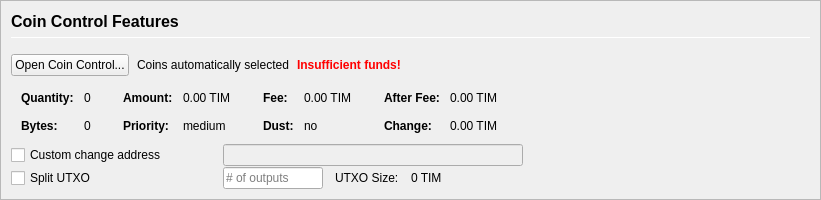
         <widget class="QFrame" name="frameCoinControl">
          <property name="sizePolicy">
           <sizepolicy hsizetype="Expanding" vsizetype="Expanding">
            <horstretch>0</horstretch>
            <verstretch>0</verstretch>
           </sizepolicy>
          </property>
          <property name="maximumSize">
           <size>
            <width>16777215</width>
            <height>16777215</height>
           </size>
          </property>
          <property name="frameShape">
           <enum>QFrame::StyledPanel</enum>
          </property>
          <property name="frameShadow">
           <enum>QFrame::Sunken</enum>
          </property>
          <layout class="QVBoxLayout" name="verticalLayoutCoinControl2">
           <property name="spacing">
            <number>0</number>
           </property>
           <property name="leftMargin">
            <number>0</number>
           </property>
           <property name="topMargin">
            <number>0</number>
           </property>
           <property name="rightMargin">
            <number>0</number>
           </property>
           <property name="bottomMargin">
            <number>0</number>
           </property>
           <item>
            <widget class="QFrame" name="frameCoinControl_BG">
             <layout class="QVBoxLayout" name="verticalLayoutCoinControl" stretch="0,0,0,0,0,0">
              <property name="spacing">
               <number>1</number>
              </property>
              <property name="leftMargin">
               <number>10</number>
              </property>
              <property name="topMargin">
               <number>10</number>
              </property>
              <item>
               <layout class="QHBoxLayout" name="horizontalLayoutCoinControl1">
                <property name="bottomMargin">
                 <number>15</number>
                </property>
                <item>
                 <layout class="QVBoxLayout" name="verticalLayout_3">
                  <property name="spacing">
                   <number>6</number>
                  </property>
                  <item>
                   <widget class="QLabel" name="labelCoinControlFeatures">
                    <property name="sizePolicy">
                     <sizepolicy hsizetype="Preferred" vsizetype="Maximum">
                      <horstretch>0</horstretch>
                      <verstretch>0</verstretch>
                     </sizepolicy>
                    </property>
                    <property name="minimumSize">
                     <size>
                      <width>0</width>
                      <height>20</height>
                     </size>
                    </property>
                    <property name="font">
                     <font>
                      <pointsize>12</pointsize>
                      <weight>75</weight>
                      <bold>true</bold>
                     </font>
                    </property>
                    <property name="styleSheet">
                     <string notr="true">font-weight:bold;</string>
                    </property>
                    <property name="text">
                     <string>Coin Control Features</string>
                    </property>
                   </widget>
                  </item>
                  <item>
                   <widget class="Line" name="line">
                    <property name="minimumSize">
                     <size>
                      <width>0</width>
                      <height>1</height>
                     </size>
                    </property>
                    <property name="maximumSize">
                     <size>
                      <width>16777215</width>
                      <height>1</height>
                     </size>
                    </property>
                    <property name="orientation">
                     <enum>Qt::Horizontal</enum>
                    </property>
                   </widget>
                  </item>
                 </layout>
                </item>
               </layout>
              </item>
              <item>
               <layout class="QHBoxLayout" name="horizontalLayoutCoinControl2" stretch="0,0,0,0">
                <property name="spacing">
                 <number>8</number>
                </property>
                <property name="bottomMargin">
                 <number>10</number>
                </property>
                <item>
                 <widget class="QPushButton" name="pushButtonCoinControl">
                  <property name="styleSheet">
                   <string notr="true"/>
                  </property>
                  <property name="text">
                   <string>Open Coin Control...</string>
                  </property>
                  <property name="autoDefault">
                   <bool>false</bool>
                  </property>
                 </widget>
                </item>
                <item>
                 <widget class="QLabel" name="labelCoinControlAutomaticallySelected">
                  <property name="text">
                   <string>Coins automatically selected</string>
                  </property>
                  <property name="margin">
                   <number>5</number>
                  </property>
                 </widget>
                </item>
                <item>
                 <widget class="QLabel" name="labelCoinControlInsuffFunds">
                  <property name="font">
                   <font>
                    <weight>75</weight>
                    <bold>true</bold>
                   </font>
                  </property>
                  <property name="styleSheet">
                   <string notr="true">color:red;font-weight:bold;</string>
                  </property>
                  <property name="text">
                   <string>Insufficient funds!</string>
                  </property>
                  <property name="margin">
                   <number>5</number>
                  </property>
                 </widget>
                </item>
                <item>
                 <spacer name="horizontalSpacerCoinControl">
                  <property name="orientation">
                   <enum>Qt::Horizontal</enum>
                  </property>
                  <property name="sizeHint" stdset="0">
                   <size>
                    <width>40</width>
                    <height>1</height>
                   </size>
                  </property>
                 </spacer>
                </item>
               </layout>
              </item>
              <item>
               <widget class="QWidget" name="widgetCoinControl" native="true">
                <property name="sizePolicy">
                 <sizepolicy hsizetype="Preferred" vsizetype="Preferred">
                  <horstretch>0</horstretch>
                  <verstretch>0</verstretch>
                 </sizepolicy>
                </property>
                <property name="minimumSize">
                 <size>
                  <width>0</width>
                  <height>0</height>
                 </size>
                </property>
                <property name="styleSheet">
                 <string notr="true"/>
                </property>
                <layout class="QHBoxLayout" name="horizontalLayoutCoinControl5">
                 <property name="leftMargin">
                  <number>0</number>
                 </property>
                 <property name="topMargin">
                  <number>0</number>
                 </property>
                 <property name="rightMargin">
                  <number>0</number>
                 </property>
                 <property name="bottomMargin">
                  <number>0</number>
                 </property>
                 <item>
                  <layout class="QHBoxLayout" name="horizontalLayoutCoinControl3" stretch="0,0,0,1">
                   <property name="spacing">
                    <number>20</number>
                   </property>
                   <property name="topMargin">
                    <number>0</number>
                   </property>
                   <property name="bottomMargin">
                    <number>10</number>
                   </property>
                   <item>
                    <layout class="QFormLayout" name="formLayoutCoinControl1">
                     <property name="horizontalSpacing">
                      <number>10</number>
                     </property>
                     <property name="verticalSpacing">
                      <number>14</number>
                     </property>
                     <property name="leftMargin">
                      <number>10</number>
                     </property>
                     <property name="topMargin">
                      <number>4</number>
                     </property>
                     <property name="rightMargin">
                      <number>6</number>
                     </property>
                     <item row="0" column="0">
                      <widget class="QLabel" name="labelCoinControlQuantityText">
                       <property name="font">
                        <font>
                         <weight>75</weight>
                         <bold>true</bold>
                        </font>
                       </property>
                       <property name="text">
                        <string>Quantity:</string>
                       </property>
                       <property name="margin">
                        <number>0</number>
                       </property>
                      </widget>
                     </item>
                     <item row="0" column="1">
                      <widget class="QLabel" name="labelCoinControlQuantity">
                       <property name="cursor">
                        <cursorShape>IBeamCursor</cursorShape>
                       </property>
                       <property name="contextMenuPolicy">
                        <enum>Qt::ActionsContextMenu</enum>
                       </property>
                       <property name="text">
                        <string notr="true">0</string>
                       </property>
                       <property name="margin">
                        <number>0</number>
                       </property>
                       <property name="textInteractionFlags">
                        <set>Qt::LinksAccessibleByMouse|Qt::TextSelectableByKeyboard|Qt::TextSelectableByMouse</set>
                       </property>
                      </widget>
                     </item>
                     <item row="1" column="0">
                      <widget class="QLabel" name="labelCoinControlBytesText">
                       <property name="font">
                        <font>
                         <weight>75</weight>
                         <bold>true</bold>
                        </font>
                       </property>
                       <property name="text">
                        <string>Bytes:</string>
                       </property>
                      </widget>
                     </item>
                     <item row="1" column="1">
                      <widget class="QLabel" name="labelCoinControlBytes">
                       <property name="cursor">
                        <cursorShape>IBeamCursor</cursorShape>
                       </property>
                       <property name="contextMenuPolicy">
                        <enum>Qt::ActionsContextMenu</enum>
                       </property>
                       <property name="text">
                        <string notr="true">0</string>
                       </property>
                       <property name="textInteractionFlags">
                        <set>Qt::LinksAccessibleByMouse|Qt::TextSelectableByKeyboard|Qt::TextSelectableByMouse</set>
                       </property>
                      </widget>
                     </item>
                    </layout>
                   </item>
                   <item>
                    <layout class="QFormLayout" name="formLayoutCoinControl2">
                     <property name="horizontalSpacing">
                      <number>10</number>
                     </property>
                     <property name="verticalSpacing">
                      <number>14</number>
                     </property>
                     <property name="leftMargin">
                      <number>6</number>
                     </property>
                     <property name="topMargin">
                      <number>4</number>
                     </property>
                     <property name="rightMargin">
                      <number>6</number>
                     </property>
                     <item row="0" column="0">
                      <widget class="QLabel" name="labelCoinControlAmountText">
                       <property name="font">
                        <font>
                         <weight>75</weight>
                         <bold>true</bold>
                        </font>
                       </property>
                       <property name="text">
                        <string>Amount:</string>
                       </property>
                       <property name="margin">
                        <number>0</number>
                       </property>
                      </widget>
                     </item>
                     <item row="0" column="1">
                      <widget class="QLabel" name="labelCoinControlAmount">
                       <property name="cursor">
                        <cursorShape>IBeamCursor</cursorShape>
                       </property>
                       <property name="contextMenuPolicy">
                        <enum>Qt::ActionsContextMenu</enum>
                       </property>
                       <property name="text">
                        <string notr="true">0.00 TIM</string>
                       </property>
                       <property name="textInteractionFlags">
                        <set>Qt::LinksAccessibleByMouse|Qt::TextSelectableByKeyboard|Qt::TextSelectableByMouse</set>
                       </property>
                      </widget>
                     </item>
                     <item row="1" column="0">
                      <widget class="QLabel" name="labelCoinControlPriorityText">
                       <property name="font">
                        <font>
                         <weight>75</weight>
                         <bold>true</bold>
                        </font>
                       </property>
                       <property name="text">
                        <string>Priority:</string>
                       </property>
                      </widget>
                     </item>
                     <item row="1" column="1">
                      <widget class="QLabel" name="labelCoinControlPriority">
                       <property name="cursor">
                        <cursorShape>IBeamCursor</cursorShape>
                       </property>
                       <property name="contextMenuPolicy">
                        <enum>Qt::ActionsContextMenu</enum>
                       </property>
                       <property name="text">
                        <string>medium</string>
                       </property>
                       <property name="textInteractionFlags">
                        <set>Qt::LinksAccessibleByMouse|Qt::TextSelectableByKeyboard|Qt::TextSelectableByMouse</set>
                       </property>
                      </widget>
                     </item>
                    </layout>
                   </item>
                   <item>
                    <layout class="QFormLayout" name="formLayoutCoinControl3">
                     <property name="horizontalSpacing">
                      <number>10</number>
                     </property>
                     <property name="verticalSpacing">
                      <number>14</number>
                     </property>
                     <property name="leftMargin">
                      <number>6</number>
                     </property>
                     <property name="topMargin">
                      <number>4</number>
                     </property>
                     <property name="rightMargin">
                      <number>6</number>
                     </property>
                     <item row="0" column="0">
                      <widget class="QLabel" name="labelCoinControlFeeText">
                       <property name="font">
                        <font>
                         <weight>75</weight>
                         <bold>true</bold>
                        </font>
                       </property>
                       <property name="text">
                        <string>Fee:</string>
                       </property>
                       <property name="margin">
                        <number>0</number>
                       </property>
                      </widget>
                     </item>
                     <item row="0" column="1">
                      <widget class="QLabel" name="labelCoinControlFee">
                       <property name="cursor">
                        <cursorShape>IBeamCursor</cursorShape>
                       </property>
                       <property name="contextMenuPolicy">
                        <enum>Qt::ActionsContextMenu</enum>
                       </property>
                       <property name="text">
                        <string notr="true">0.00 TIM</string>
                       </property>
                       <property name="textInteractionFlags">
                        <set>Qt::LinksAccessibleByMouse|Qt::TextSelectableByKeyboard|Qt::TextSelectableByMouse</set>
                       </property>
                      </widget>
                     </item>
                     <item row="1" column="0">
                      <widget class="QLabel" name="labelCoinControlLowOutputText">
                       <property name="font">
                        <font>
                         <weight>75</weight>
                         <bold>true</bold>
                        </font>
                       </property>
                       <property name="text">
                        <string>Dust:</string>
                       </property>
                      </widget>
                     </item>
                     <item row="1" column="1">
                      <widget class="QLabel" name="labelCoinControlLowOutput">
                       <property name="cursor">
                        <cursorShape>IBeamCursor</cursorShape>
                       </property>
                       <property name="contextMenuPolicy">
                        <enum>Qt::ActionsContextMenu</enum>
                       </property>
                       <property name="text">
                        <string>no</string>
                       </property>
                       <property name="textInteractionFlags">
                        <set>Qt::LinksAccessibleByMouse|Qt::TextSelectableByKeyboard|Qt::TextSelectableByMouse</set>
                       </property>
                      </widget>
                     </item>
                    </layout>
                   </item>
                   <item>
                    <layout class="QFormLayout" name="formLayoutCoinControl4">
                     <property name="horizontalSpacing">
                      <number>10</number>
                     </property>
                     <property name="verticalSpacing">
                      <number>14</number>
                     </property>
                     <property name="leftMargin">
                      <number>6</number>
                     </property>
                     <property name="topMargin">
                      <number>4</number>
                     </property>
                     <property name="rightMargin">
                      <number>6</number>
                     </property>
                     <item row="0" column="0">
                      <widget class="QLabel" name="labelCoinControlAfterFeeText">
                       <property name="font">
                        <font>
                         <weight>75</weight>
                         <bold>true</bold>
                        </font>
                       </property>
                       <property name="text">
                        <string>After Fee:</string>
                       </property>
                       <property name="margin">
                        <number>0</number>
                       </property>
                      </widget>
                     </item>
                     <item row="0" column="1">
                      <widget class="QLabel" name="labelCoinControlAfterFee">
                       <property name="cursor">
                        <cursorShape>IBeamCursor</cursorShape>
                       </property>
                       <property name="contextMenuPolicy">
                        <enum>Qt::ActionsContextMenu</enum>
                       </property>
                       <property name="text">
                        <string notr="true">0.00 TIM</string>
                       </property>
                       <property name="textInteractionFlags">
                        <set>Qt::LinksAccessibleByMouse|Qt::TextSelectableByKeyboard|Qt::TextSelectableByMouse</set>
                       </property>
                      </widget>
                     </item>
                     <item row="1" column="0">
                      <widget class="QLabel" name="labelCoinControlChangeText">
                       <property name="font">
                        <font>
                         <weight>75</weight>
                         <bold>true</bold>
                        </font>
                       </property>
                       <property name="text">
                        <string>Change:</string>
                       </property>
                      </widget>
                     </item>
                     <item row="1" column="1">
                      <widget class="QLabel" name="labelCoinControlChange">
                       <property name="cursor">
                        <cursorShape>IBeamCursor</cursorShape>
                       </property>
                       <property name="contextMenuPolicy">
                        <enum>Qt::ActionsContextMenu</enum>
                       </property>
                       <property name="text">
                        <string notr="true">0.00 TIM</string>
                       </property>
                       <property name="textInteractionFlags">
                        <set>Qt::LinksAccessibleByMouse|Qt::TextSelectableByKeyboard|Qt::TextSelectableByMouse</set>
                       </property>
                      </widget>
                     </item>
                    </layout>
                   </item>
                  </layout>
                 </item>
                </layout>
               </widget>
              </item>
              <item>
               <layout class="QHBoxLayout" name="horizontalLayoutCoinControl4">
                <property name="spacing">
                 <number>12</number>
                </property>
                <property name="sizeConstraint">
                 <enum>QLayout::SetDefaultConstraint</enum>
                </property>
                <property name="topMargin">
                 <number>0</number>
                </property>
                <property name="rightMargin">
                 <number>0</number>
                </property>
                <item>
                 <widget class="QCheckBox" name="checkBoxCoinControlChange">
                  <property name="sizePolicy">
                   <sizepolicy hsizetype="Preferred" vsizetype="Preferred">
                    <horstretch>0</horstretch>
                    <verstretch>0</verstretch>
                   </sizepolicy>
                  </property>
                  <property name="minimumSize">
                   <size>
                    <width>200</width>
                    <height>0</height>
                   </size>
                  </property>
                  <property name="maximumSize">
                   <size>
                    <width>200</width>
                    <height>16777215</height>
                   </size>
                  </property>
                  <property name="toolTip">
                   <string>If this is activated, but the change address is empty or invalid, change will be sent to a newly generated address.</string>
                  </property>
                  <property name="text">
                   <string>Custom change address</string>
                  </property>
                 </widget>
                </item>
                <item>
                 <widget class="QValidatedLineEdit" name="lineEditCoinControlChange">
                  <property name="enabled">
                   <bool>false</bool>
                  </property>
                  <property name="sizePolicy">
                   <sizepolicy hsizetype="Preferred" vsizetype="Preferred">
                    <horstretch>0</horstretch>
                    <verstretch>0</verstretch>
                   </sizepolicy>
                  </property>
                  <property name="minimumSize">
                   <size>
                    <width>300</width>
                    <height>0</height>
                   </size>
                  </property>
                 </widget>
                </item>
                <item>
                 <widget class="QLabel" name="labelCoinControlChangeLabel">
                  <property name="sizePolicy">
                   <sizepolicy hsizetype="Preferred" vsizetype="Preferred">
                    <horstretch>0</horstretch>
                    <verstretch>0</verstretch>
                   </sizepolicy>
                  </property>
                  <property name="minimumSize">
                   <size>
                    <width>100</width>
                    <height>0</height>
                   </size>
                  </property>
                  <property name="text">
                   <string/>
                  </property>
                  <property name="margin">
                   <number>3</number>
                  </property>
                 </widget>
                </item>
               </layout>
              </item>
              <item>
               <layout class="QHBoxLayout" name="horizontalLayoutCoinControl6">
                <property name="spacing">
                 <number>12</number>
                </property>
                <property name="rightMargin">
                 <number>0</number>
                </property>
                <item>
                 <widget class="QCheckBox" name="splitBlockCheckBox">
                  <property name="sizePolicy">
                   <sizepolicy hsizetype="Preferred" vsizetype="Preferred">
                    <horstretch>0</horstretch>
                    <verstretch>0</verstretch>
                   </sizepolicy>
                  </property>
                  <property name="minimumSize">
                   <size>
                    <width>200</width>
                    <height>0</height>
                   </size>
                  </property>
                  <property name="maximumSize">
                   <size>
                    <width>200</width>
                    <height>16777215</height>
                   </size>
                  </property>
                  <property name="text">
                   <string>Split UTXO</string>
                  </property>
                 </widget>
                </item>
                <item>
                 <widget class="QLineEdit" name="splitBlockLineEdit">
                  <property name="sizePolicy">
                   <sizepolicy hsizetype="Preferred" vsizetype="Preferred">
                    <horstretch>50</horstretch>
                    <verstretch>0</verstretch>
                   </sizepolicy>
                  </property>
                  <property name="minimumSize">
                   <size>
                    <width>100</width>
                    <height>0</height>
                   </size>
                  </property>
                  <property name="maximumSize">
                   <size>
                    <width>100</width>
                    <height>16777215</height>
                   </size>
                  </property>
                  <property name="placeholderText">
                   <string># of outputs</string>
                  </property>
                 </widget>
                </item>
                <item>
                 <widget class="QLabel" name="labelBlockSizeText">
                  <property name="text">
                   <string>UTXO Size:</string>
                  </property>
                 </widget>
                </item>
                <item>
                 <widget class="QLabel" name="labelBlockSize">
                  <property name="text">
                   <string>0 TIM</string>
                  </property>
                 </widget>
                </item>
                <item>
                 <spacer name="horizontalSpacer_7">
                  <property name="orientation">
                   <enum>Qt::Horizontal</enum>
                  </property>
                  <property name="sizeHint" stdset="0">
                   <size>
                    <width>40</width>
                    <height>20</height>
                   </size>
                  </property>
                 </spacer>
                </item>
               </layout>
              </item>
              <item>
               <spacer name="verticalSpacerCoinControl">
                <property name="orientation">
                 <enum>Qt::Vertical</enum>
                </property>
                <property name="sizeHint" stdset="0">
                 <size>
                  <width>800</width>
                  <height>1</height>
                 </size>
                </property>
               </spacer>
              </item>
             </layout>
            </widget>
           </item>
          </layout>
         </widget>
